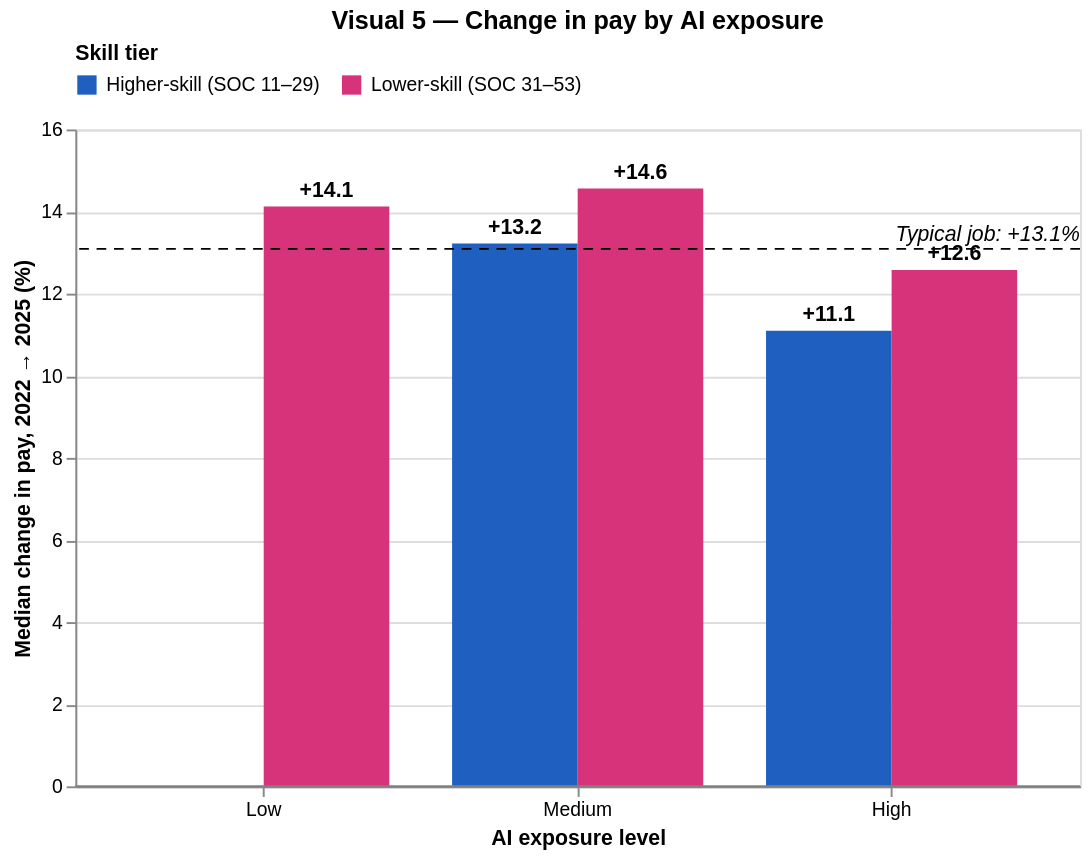

Notebook cell for this chart:
### Markdown cell above
---
### Visual 5 — Did more exposed jobs get smaller raises?
**What you're looking at:** Same layout as Visual 4, but for the **median change in pay** from 2022 to 2025. The dashed line is the typical job (+13.1%, mostly inflation).

**What to notice:** All the bars are about the same height, between **+11% and +15%**. Exposure makes only small differences in pay growth.

> **Key takeaway:** AI exposure **didn't affect pay**. Exposed jobs got the same raises as everyone else. So far, the AI effect shows up in **how many people are employed**, not in what they're paid.

*How to interact:* hover over a bar for details.

### Code cell
wage_tbl = by_level('wage_pct')
visual5 = level_chart(wage_tbl, chg['wage_pct'].median(), 'Median change in pay, 2022 → 2025 (%)',
                      'Visual 5 — Change in pay by AI exposure')
visual5

### Figure 1 — Vega-Lite specification as saved in the notebook (floating-point values rounded to 4 significant figures)
{"config": {"view": {"continuousWidth": 300, "continuousHeight": 300}}, "layer": [{"mark": {"type": "bar"}, "encoding": {"color": {"field": "skill_tier", "legend": {"orient": "top", "title": "Skill tier"}, "scale": {"domain": ["Higher-skill (SOC 11–29)", "Lower-skill (SOC 31–53)"], "range": ["#1f5fbf", "#d6337a"]}, "type": "nominal"}, "tooltip": [{"field": "skill_tier", "title": "Tier", "type": "nominal"}, {"field": "exposure_level", "title": "Exposure", "type": "nominal"}, {"field": "median_change", "format": "+.1f", "title": "Median change %", "type": "quantitative"}, {"field": "jobs", "title": "Occupations", "type": "quantitative"}, {"field": "workers_2025", "format": ",.0f", "title": "Workers 2025", "type": "quantitative"}], "x": {"axis": {"labelAngle": 0}, "field": "exposure_level", "sort": ["Low", "Medium", "High"], "title": "AI exposure level", "type": "nominal"}, "xOffset": {"field": "skill_tier", "sort": ["Higher-skill (SOC 11–29)", "Lower-skill (SOC 31–53)"], "type": "nominal"}, "y": {"field": "median_change", "title": "Median change in pay, 2022 → 2025 (%)", "type": "quantitative"}}}, {"mark": {"type": "text", "dy": -8, "fontWeight": "bold"}, "encoding": {"color": {"value": "black"}, "text": {"field": "median_change", "format": "+.1f", "type": "quantitative"}, "tooltip": [{"field": "skill_tier", "title": "Tier", "type": "nominal"}, {"field": "exposure_level", "title": "Exposure", "type": "nominal"}, {"field": "median_change", "format": "+.1f", "title": "Median change %", "type": "quantitative"}, {"field": "jobs", "title": "Occupations", "type": "quantitative"}, {"field": "workers_2025", "format": ",.0f", "title": "Workers 2025", "type": "quantitative"}], "x": {"axis": {"labelAngle": 0}, "field": "exposure_level", "sort": ["Low", "Medium", "High"], "title": "AI exposure level", "type": "nominal"}, "xOffset": {"field": "skill_tier", "sort": ["Higher-skill (SOC 11–29)", "Lower-skill (SOC 31–53)"], "type": "nominal"}, "y": {"field": "median_change", "title": "Median change in pay, 2022 → 2025 (%)", "type": "quantitative"}}}, {"data": {"name": "data-a0a55d106695e8d630baff0f16eee66d"}, "mark": {"type": "rule", "color": "grey"}, "encoding": {"y": {"field": "y", "type": "quantitative"}}}, {"data": {"name": "data-baea42e580401a4bb57007c08d4f022d"}, "mark": {"type": "rule", "color": "black", "strokeDash": [5, 4]}, "encoding": {"y": {"field": "y", "type": "quantitative"}}}, {"data": {"name": "data-eb3cd981857705fc301875c6ee369464"}, "mark": {"type": "text", "align": "right", "dy": -7, "fontStyle": "italic", "x": 520}, "encoding": {"text": {"field": "t", "type": "nominal"}, "y": {"field": "y", "type": "quantitative"}}}], "data": {"name": "data-cce7ab1c73c3b79df1ff558c7a696d49"}, "height": 340, "title": "Visual 5 — Change in pay by AI exposure", "width": 520, "$schema": "https://vega.github.io/schema/vega-lite/v6.4.1.json", "datasets": {"data-cce7ab1c73c3b79df1ff558c7a696d49": [{"skill_tier": "Higher-skill (SOC 11–29)", "exposure_level": "High", "median_change": 11.09, "jobs": 171, "workers_2022": 24030000.0, "workers_2025": 26170000.0}, {"skill_tier": "Higher-skill (SOC 11–29)", "exposure_level": "Medium", "median_change": 13.22, "jobs": 98, "workers_2022": 14650000.0, "workers_2025": 15850000.0}, {"skill_tier": "Lower-skill (SOC 31–53)", "exposure_level": "High", "median_change": 12.57, "jobs": 49, "workers_2022": 18620000.0, "workers_2025": 17770000.0}, {"skill_tier": "Lower-skill (SOC 31–53)", "exposure_level": "Low", "median_change": 14.12, "jobs": 217, "workers_2022": 36880000.0, "workers_2025": 37710000.0}, {"skill_tier": "Lower-skill (SOC 31–53)", "exposure_level": "Medium", "median_change": 14.56, "jobs": 122, "workers_2022": 23890000.0, "workers_2025": 25220000.0}], "data-a0a55d106695e8d630baff0f16eee66d": [{"y": 0}], "data-baea42e580401a4bb57007c08d4f022d": [{"y": 13.09}], "data-eb3cd981857705fc301875c6ee369464": [{"y": 13.09, "t": "Typical job: +13.1%"}]}}
